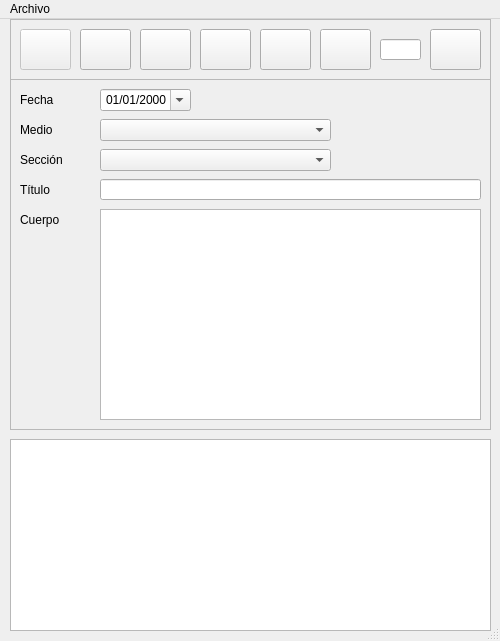
<?xml version="1.0" encoding="UTF-8"?>
<ui version="4.0">
 <class>main_view</class>
 <widget class="QMainWindow" name="main_view">
  <property name="geometry">
   <rect>
    <x>0</x>
    <y>0</y>
    <width>500</width>
    <height>641</height>
   </rect>
  </property>
  <property name="sizePolicy">
   <sizepolicy hsizetype="Fixed" vsizetype="Fixed">
    <horstretch>0</horstretch>
    <verstretch>0</verstretch>
   </sizepolicy>
  </property>
  <property name="minimumSize">
   <size>
    <width>500</width>
    <height>641</height>
   </size>
  </property>
  <property name="maximumSize">
   <size>
    <width>500</width>
    <height>641</height>
   </size>
  </property>
  <property name="windowTitle">
   <string>Cargador de Noticias</string>
  </property>
  <property name="windowIcon">
   <iconset>
    <normalon>../imagenes/noticias.ico</normalon>
   </iconset>
  </property>
  <property name="toolTip">
   <string/>
  </property>
  <widget class="QWidget" name="centralwidget">
   <property name="sizePolicy">
    <sizepolicy hsizetype="Fixed" vsizetype="Fixed">
     <horstretch>0</horstretch>
     <verstretch>0</verstretch>
    </sizepolicy>
   </property>
   <property name="minimumSize">
    <size>
     <width>500</width>
     <height>641</height>
    </size>
   </property>
   <property name="maximumSize">
    <size>
     <width>500</width>
     <height>641</height>
    </size>
   </property>
   <widget class="QFrame" name="tool_frame">
    <property name="geometry">
     <rect>
      <x>10</x>
      <y>0</y>
      <width>481</width>
      <height>61</height>
     </rect>
    </property>
    <property name="frameShape">
     <enum>QFrame::StyledPanel</enum>
    </property>
    <property name="frameShadow">
     <enum>QFrame::Raised</enum>
    </property>
    <widget class="QToolButton" name="btn_base">
     <property name="enabled">
      <bool>false</bool>
     </property>
     <property name="geometry">
      <rect>
       <x>10</x>
       <y>10</y>
       <width>51</width>
       <height>41</height>
      </rect>
     </property>
     <property name="toolTip">
      <string>Crear base de datos.</string>
     </property>
     <property name="text">
      <string/>
     </property>
     <property name="icon">
      <iconset>
       <normaloff>../imagenes/iconDb.png</normaloff>../imagenes/iconDb.png</iconset>
     </property>
     <property name="iconSize">
      <size>
       <width>32</width>
       <height>32</height>
      </size>
     </property>
     <property name="autoRaise">
      <bool>false</bool>
     </property>
    </widget>
    <widget class="QToolButton" name="btn_tabla">
     <property name="geometry">
      <rect>
       <x>70</x>
       <y>10</y>
       <width>51</width>
       <height>41</height>
      </rect>
     </property>
     <property name="toolTip">
      <string>Crear tabla Noticias.</string>
     </property>
     <property name="text">
      <string/>
     </property>
     <property name="icon">
      <iconset>
       <normaloff>../imagenes/iconTable.png</normaloff>../imagenes/iconTable.png</iconset>
     </property>
     <property name="iconSize">
      <size>
       <width>32</width>
       <height>32</height>
      </size>
     </property>
     <property name="autoRaise">
      <bool>false</bool>
     </property>
    </widget>
    <widget class="QToolButton" name="btn_nuevo">
     <property name="geometry">
      <rect>
       <x>130</x>
       <y>10</y>
       <width>51</width>
       <height>41</height>
      </rect>
     </property>
     <property name="toolTip">
      <string>Noticia nueva.</string>
     </property>
     <property name="text">
      <string/>
     </property>
     <property name="icon">
      <iconset>
       <normaloff>../imagenes/iconNew.png</normaloff>../imagenes/iconNew.png</iconset>
     </property>
     <property name="iconSize">
      <size>
       <width>32</width>
       <height>32</height>
      </size>
     </property>
     <property name="autoRaise">
      <bool>false</bool>
     </property>
    </widget>
    <widget class="QToolButton" name="btn_guardar">
     <property name="geometry">
      <rect>
       <x>190</x>
       <y>10</y>
       <width>51</width>
       <height>41</height>
      </rect>
     </property>
     <property name="toolTip">
      <string>Guardar noticia.</string>
     </property>
     <property name="text">
      <string/>
     </property>
     <property name="icon">
      <iconset>
       <normaloff>../imagenes/iconSave.png</normaloff>../imagenes/iconSave.png</iconset>
     </property>
     <property name="iconSize">
      <size>
       <width>32</width>
       <height>32</height>
      </size>
     </property>
     <property name="autoRaise">
      <bool>false</bool>
     </property>
    </widget>
    <widget class="QToolButton" name="btn_eliminar">
     <property name="geometry">
      <rect>
       <x>250</x>
       <y>10</y>
       <width>51</width>
       <height>41</height>
      </rect>
     </property>
     <property name="toolTip">
      <string>Eliminar noticia.</string>
     </property>
     <property name="text">
      <string/>
     </property>
     <property name="icon">
      <iconset>
       <normaloff>../imagenes/iconDelete.png</normaloff>../imagenes/iconDelete.png</iconset>
     </property>
     <property name="iconSize">
      <size>
       <width>32</width>
       <height>32</height>
      </size>
     </property>
     <property name="autoRaise">
      <bool>false</bool>
     </property>
    </widget>
    <widget class="QToolButton" name="btn_refresh">
     <property name="geometry">
      <rect>
       <x>310</x>
       <y>10</y>
       <width>51</width>
       <height>41</height>
      </rect>
     </property>
     <property name="toolTip">
      <string>Cargar la grilla.</string>
     </property>
     <property name="text">
      <string/>
     </property>
     <property name="icon">
      <iconset>
       <normaloff>../imagenes/iconRefresh.png</normaloff>../imagenes/iconRefresh.png</iconset>
     </property>
     <property name="iconSize">
      <size>
       <width>32</width>
       <height>32</height>
      </size>
     </property>
     <property name="autoRaise">
      <bool>false</bool>
     </property>
    </widget>
    <widget class="QLineEdit" name="txt_id_search">
     <property name="geometry">
      <rect>
       <x>370</x>
       <y>20</y>
       <width>41</width>
       <height>21</height>
      </rect>
     </property>
     <property name="toolTip">
      <string>ingrese un id de noticia a buscar...</string>
     </property>
     <property name="inputMask">
      <string>999999</string>
     </property>
     <property name="text">
      <string/>
     </property>
     <property name="maxLength">
      <number>6</number>
     </property>
     <property name="alignment">
      <set>Qt::AlignRight|Qt::AlignTrailing|Qt::AlignVCenter</set>
     </property>
    </widget>
    <widget class="QToolButton" name="btn_search">
     <property name="geometry">
      <rect>
       <x>420</x>
       <y>10</y>
       <width>51</width>
       <height>41</height>
      </rect>
     </property>
     <property name="toolTip">
      <string>Buscar noticia según id.</string>
     </property>
     <property name="text">
      <string/>
     </property>
     <property name="icon">
      <iconset>
       <normaloff>../imagenes/iconSearch.png</normaloff>../imagenes/iconSearch.png</iconset>
     </property>
     <property name="iconSize">
      <size>
       <width>32</width>
       <height>32</height>
      </size>
     </property>
     <property name="autoRaise">
      <bool>false</bool>
     </property>
    </widget>
   </widget>
   <widget class="QFrame" name="data_frame">
    <property name="geometry">
     <rect>
      <x>10</x>
      <y>60</y>
      <width>481</width>
      <height>351</height>
     </rect>
    </property>
    <property name="styleSheet">
     <string notr="true">border-color: rgb(0, 0, 255);
border-width: thin;</string>
    </property>
    <property name="frameShape">
     <enum>QFrame::StyledPanel</enum>
    </property>
    <property name="frameShadow">
     <enum>QFrame::Sunken</enum>
    </property>
    <property name="lineWidth">
     <number>2</number>
    </property>
    <widget class="QLabel" name="lbl_fecha">
     <property name="geometry">
      <rect>
       <x>10</x>
       <y>10</y>
       <width>61</width>
       <height>21</height>
      </rect>
     </property>
     <property name="text">
      <string>Fecha</string>
     </property>
    </widget>
    <widget class="QDateEdit" name="de_fecha">
     <property name="geometry">
      <rect>
       <x>90</x>
       <y>10</y>
       <width>91</width>
       <height>22</height>
      </rect>
     </property>
     <property name="inputMethodHints">
      <set>Qt::ImhPreferNumbers</set>
     </property>
     <property name="alignment">
      <set>Qt::AlignRight|Qt::AlignTrailing|Qt::AlignVCenter</set>
     </property>
     <property name="buttonSymbols">
      <enum>QAbstractSpinBox::UpDownArrows</enum>
     </property>
     <property name="displayFormat">
      <string>dd/MM/yyyy</string>
     </property>
     <property name="calendarPopup">
      <bool>true</bool>
     </property>
    </widget>
    <widget class="QLabel" name="lbl_medio">
     <property name="geometry">
      <rect>
       <x>10</x>
       <y>40</y>
       <width>61</width>
       <height>21</height>
      </rect>
     </property>
     <property name="text">
      <string>Medio</string>
     </property>
    </widget>
    <widget class="QComboBox" name="cmb_medios">
     <property name="geometry">
      <rect>
       <x>90</x>
       <y>40</y>
       <width>231</width>
       <height>22</height>
      </rect>
     </property>
    </widget>
    <widget class="QLabel" name="lbl_seccion">
     <property name="geometry">
      <rect>
       <x>10</x>
       <y>70</y>
       <width>61</width>
       <height>21</height>
      </rect>
     </property>
     <property name="text">
      <string>Sección</string>
     </property>
    </widget>
    <widget class="QComboBox" name="cmb_secciones">
     <property name="geometry">
      <rect>
       <x>90</x>
       <y>70</y>
       <width>231</width>
       <height>22</height>
      </rect>
     </property>
    </widget>
    <widget class="QLabel" name="lbl_titulo">
     <property name="geometry">
      <rect>
       <x>10</x>
       <y>100</y>
       <width>61</width>
       <height>21</height>
      </rect>
     </property>
     <property name="text">
      <string>Título</string>
     </property>
    </widget>
    <widget class="QLineEdit" name="lineEdit">
     <property name="geometry">
      <rect>
       <x>90</x>
       <y>100</y>
       <width>381</width>
       <height>21</height>
      </rect>
     </property>
    </widget>
    <widget class="QLabel" name="lbl_cuerpo">
     <property name="geometry">
      <rect>
       <x>10</x>
       <y>130</y>
       <width>61</width>
       <height>21</height>
      </rect>
     </property>
     <property name="text">
      <string>Cuerpo</string>
     </property>
    </widget>
    <widget class="QTextEdit" name="txt_cuerpo">
     <property name="geometry">
      <rect>
       <x>90</x>
       <y>130</y>
       <width>381</width>
       <height>211</height>
      </rect>
     </property>
    </widget>
   </widget>
   <widget class="QTableView" name="tb_noticias">
    <property name="geometry">
     <rect>
      <x>10</x>
      <y>420</y>
      <width>481</width>
      <height>192</height>
     </rect>
    </property>
   </widget>
  </widget>
  <widget class="QMenuBar" name="menubar">
   <property name="geometry">
    <rect>
     <x>0</x>
     <y>0</y>
     <width>500</width>
     <height>21</height>
    </rect>
   </property>
   <widget class="QMenu" name="menuArchivo">
    <property name="title">
     <string>Archivo</string>
    </property>
    <addaction name="actionAcerca_de"/>
   </widget>
   <addaction name="menuArchivo"/>
  </widget>
  <widget class="QStatusBar" name="statusbar"/>
  <action name="actionAcerca_de">
   <property name="text">
    <string>Acerca de...</string>
   </property>
  </action>
 </widget>
 <resources/>
 <connections/>
</ui>
